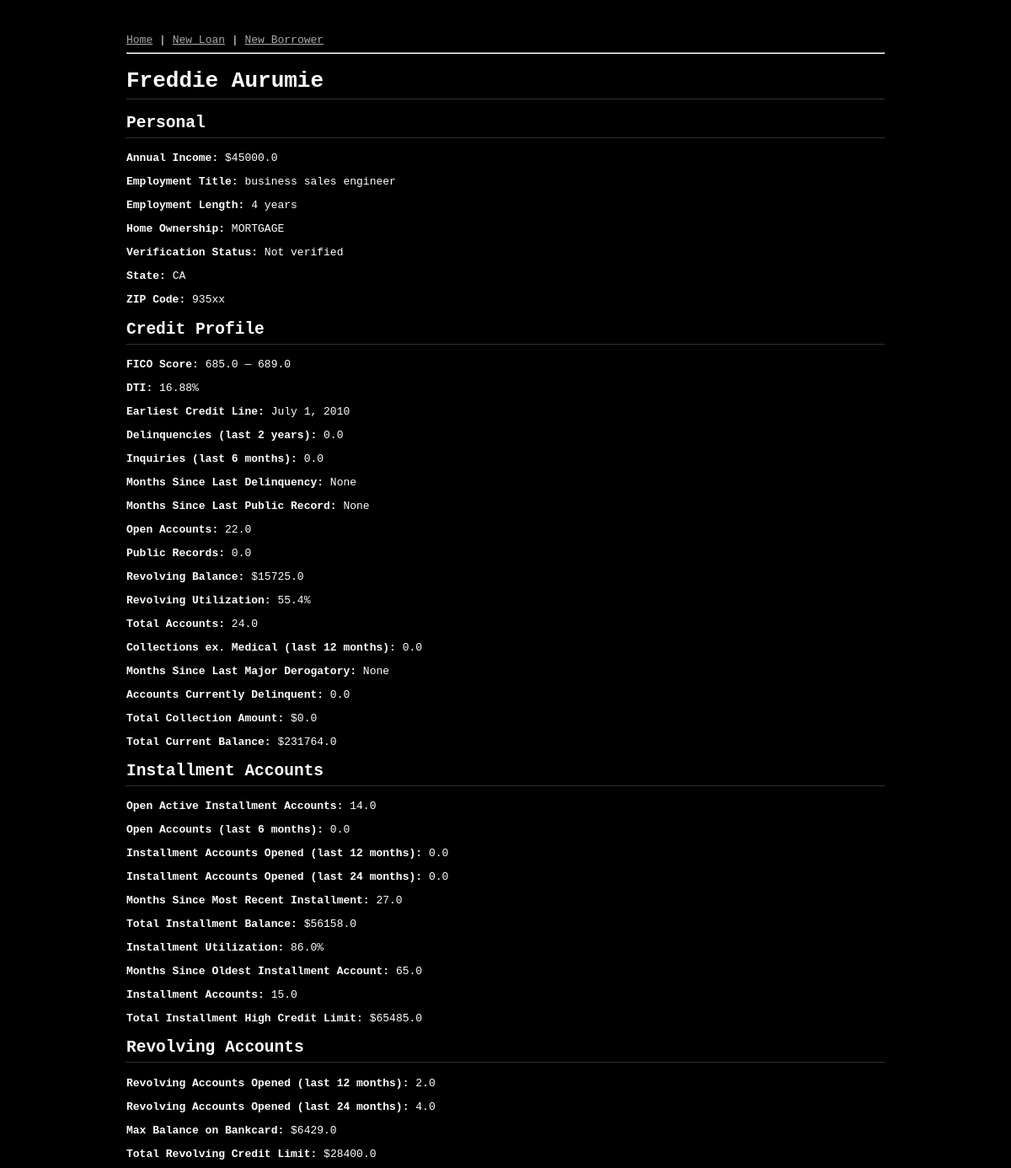
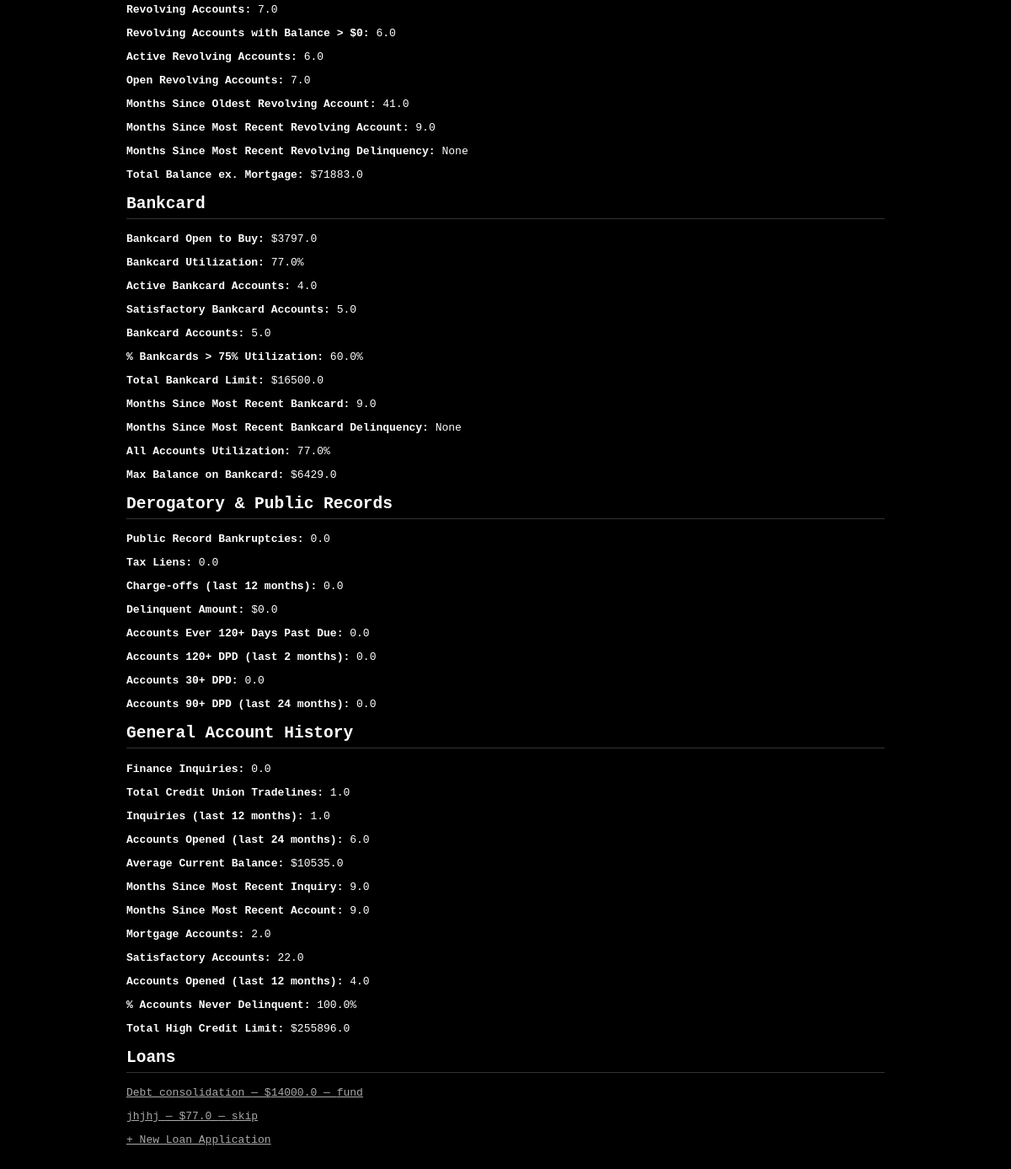
Screenshot of /borrowers/5/ with the database file from the repository (2 pictures, top to bottom).
### app/models.py (models this page shows, shortened)
class Borrower(models.Model):
    name = models.CharField(max_length=100, verbose_name='Full Name')
    annual_inc = models.FloatField(verbose_name='Annual Income ($)')
    emp_title = models.CharField(max_length=100, null=True, blank=True, verbose_name='Employment Title')
    emp_length = models.IntegerField(null=True, blank=True, verbose_name='Employment Length (years)')
    home_ownership = models.CharField(max_length=10, choices=[(x, x.title()) for x in HOME_OWNERSHIP_TYPES], verbose_name='Home Ownership')
    verification_status = models.CharField(max_length=20, choices=[("Not Verified", "Not verified"), ("Verified", "Verified"), ("Source Verified", "Source verified")], verbose_name='Verification Status')
    zip_code = models.CharField(max_length=5, null=True, blank=True, verbose_name='ZIP Code')
    addr_state = models.CharField(max_length=2, null=True, blank=True, choices=[(x, x) for x in sorted(STATES)], verbose_name='State')
    dti = models.FloatField(verbose_name='Debt-to-Income Ratio (%)')
    delinq_2yrs = models.FloatField(null=True, blank=True, verbose_name='Delinquencies (last 2 years)')
    earliest_cr_line = models.DateField(null=True, blank=True, verbose_name='Earliest Credit Line')
    fico_range_low = models.FloatField(null=True, blank=True, verbose_name='FICO Score (low)')
    fico_range_high = models.FloatField(null=True, blank=True, verbose_name='FICO Score (high)')
    inq_last_6mths = models.FloatField(null=True, blank=True, verbose_name='Credit Inquiries (last 6 months)')
    mths_since_last_delinq = models.FloatField(null=True, blank=True, verbose_name='Months Since Last Delinquency')
    mths_since_last_record = models.FloatField(null=True, blank=True, verbose_name='Months Since Last Public Record')
    open_acc = models.FloatField(null=True, blank=True, verbose_name='Open Credit Accounts')
    pub_rec = models.FloatField(null=True, blank=True, verbose_name='Public Records')
    revol_bal = models.FloatField(null=True, blank=True, verbose_name='Revolving Balance ($)')
    revol_util = models.FloatField(null=True, blank=True, verbose_name='Revolving Utilization (%)')
    total_acc = models.FloatField(null=True, blank=True, verbose_name='Total Credit Accounts')
    collections_12_mths_ex_med = models.FloatField(null=True, blank=True, verbose_name='Collections ex. Medical (last 12 months)')
    mths_since_last_major_derog = models.FloatField(null=True, blank=True, verbose_name='Months Since Last Major Derogatory')
    acc_now_delinq = models.FloatField(null=True, blank=True, verbose_name='Accounts Currently Delinquent')
    tot_coll_amt = models.FloatField(null=True, blank=True, verbose_name='Total Collection Amount ($)')
    tot_cur_bal = models.FloatField(null=True, blank=True, verbose_name='Total Current Balance ($)')
    open_acc_6m = models.FloatField(null=True, blank=True, verbose_name='Open Accounts (last 6 months)')
    open_act_il = models.FloatField(null=True, blank=True, verbose_name='Open Active Installment Accounts')
    open_il_12m = models.FloatField(null=True, blank=True, verbose_name='Installment Accounts Opened (last 12 months)')
    open_il_24m = models.FloatField(null=True, blank=True, verbose_name='Installment Accounts Opened (last 24 months)')
    mths_since_rcnt_il = models.FloatField(null=True, blank=True, verbose_name='Months Since Most Recent Installment')
    total_bal_il = models.FloatField(null=True, blank=True, verbose_name='Total Installment Balance ($)')
    il_util = models.FloatField(null=True, blank=True, verbose_name='Installment Utilization (%)')
    open_rv_12m = models.FloatField(null=True, blank=True, verbose_name='Revolving Accounts Opened (last 12 months)')
    open_rv_24m = models.FloatField(null=True, blank=True, verbose_name='Revolving Accounts Opened (last 24 months)')
    max_bal_bc = models.FloatField(null=True, blank=True, verbose_name='Max Balance on Bankcard ($)')
    all_util = models.FloatField(null=True, blank=True, verbose_name='All Accounts Utilization (%)')
    total_rev_hi_lim = models.FloatField(null=True, blank=True, verbose_name='Total Revolving Credit Limit ($)')
    inq_fi = models.FloatField(null=True, blank=True, verbose_name='Finance Inquiries')
    total_cu_tl = models.FloatField(null=True, blank=True, verbose_name='Total Credit Union Tradelines')
    inq_last_12m = models.FloatField(null=True, blank=True, verbose_name='Credit Inquiries (last 12 months)')
    acc_open_past_24mths = models.FloatField(null=True, blank=True, verbose_name='Accounts Opened (last 24 months)')
    avg_cur_bal = models.FloatField(null=True, blank=True, verbose_name='Average Current Balance ($)')
    bc_open_to_buy = models.FloatField(null=True, blank=True, verbose_name='Bankcard Open to Buy ($)')
    bc_util = models.FloatField(null=True, blank=True, verbose_name='Bankcard Utilization (%)')
    chargeoff_within_12_mths = models.FloatField(null=True, blank=True, verbose_name='Charge-offs (last 12 months)')
    delinq_amnt = models.FloatField(null=True, blank=True, verbose_name='Delinquent Amount ($)')
    mo_sin_old_il_acct = models.FloatField(null=True, blank=True, verbose_name='Months Since Oldest Installment Account')
    mo_sin_old_rev_tl_op = models.FloatField(null=True, blank=True, verbose_name='Months Since Oldest Revolving Account')
    mo_sin_rcnt_rev_tl_op = models.FloatField(null=True, blank=True, verbose_name='Months Since Most Recent Revolving Account')
    mo_sin_rcnt_tl = models.FloatField(null=True, blank=True, verbose_name='Months Since Most Recent Account')
    mort_acc = models.FloatField(null=True, blank=True, verbose_name='Mortgage Accounts')
    mths_since_recent_bc = models.FloatField(null=True, blank=True, verbose_name='Months Since Most Recent Bankcard')
    mths_since_recent_bc_dlq = models.FloatField(null=True, blank=True, verbose_name='Months Since Most Recent Bankcard Delinquency')
    mths_since_recent_inq = models.FloatField(null=True, blank=True, verbose_name='Months Since Most Recent Inquiry')
    mths_since_recent_revol_delinq = models.FloatField(null=True, blank=True, verbose_name='Months Since Most Recent Revolving Delinquency')
    num_accts_ever_120_pd = models.FloatField(null=True, blank=True, verbose_name='Accounts Ever 120+ Days Past Due')
    num_actv_bc_tl = models.FloatField(null=True, blank=True, verbose_name='Active Bankcard Accounts')
    num_actv_rev_tl = models.FloatField(null=True, blank=True, verbose_name='Active Revolving Accounts')
    num_bc_sats = models.FloatField(null=True, blank=True, verbose_name='Satisfactory Bankcard Accounts')
    num_bc_tl = models.FloatField(null=True, blank=True, verbose_name='Bankcard Accounts')
    num_il_tl = models.FloatField(null=True, blank=True, verbose_name='Installment Accounts')
    num_op_rev_tl = models.FloatField(null=True, blank=True, verbose_name='Open Revolving Accounts')
    num_rev_accts = models.FloatField(null=True, blank=True, verbose_name='Revolving Accounts')
    num_rev_tl_bal_gt_0 = models.FloatField(null=True, blank=True, verbose_name='Revolving Accounts with Balance > $0')
    num_sats = models.FloatField(null=True, blank=True, verbose_name='Satisfactory Accounts')
    num_tl_120dpd_2m = models.FloatField(null=True, blank=True, verbose_name='Accounts 120+ DPD (last 2 months)')
    num_tl_30dpd = models.FloatField(null=True, blank=True, verbose_name='Accounts 30+ DPD')
    num_tl_90g_dpd_24m = models.FloatField(null=True, blank=True, verbose_name='Accounts 90+ DPD (last 24 months)')
    num_tl_op_past_12m = models.FloatField(null=True, blank=True, verbose_name='Accounts Opened (last 12 months)')
    pct_tl_nvr_dlq = models.FloatField(null=True, blank=True, verbose_name='% Accounts Never Delinquent')
    percent_bc_gt_75 = models.FloatField(null=True, blank=True, verbose_name='% Bankcards > 75% Utilization')
    pub_rec_bankruptcies = models.FloatField(null=True, blank=True, verbose_name='Public Record Bankruptcies')
    tax_liens = models.FloatField(null=True, blank=True, verbose_name='Tax Liens')
    tot_hi_cred_lim = models.FloatField(null=True, blank=True, verbose_name='Total High Credit Limit ($)')
    total_bal_ex_mort = models.FloatField(null=True, blank=True, verbose_name='Total Balance ex. Mortgage ($)')
    total_bc_limit = models.FloatField(null=True, blank=True, verbose_name='Total Bankcard Limit ($)')
    total_il_high_credit_limit = models.FloatField(null=True, blank=True, verbose_name='Total Installment High Credit Limit ($)')

class LoanApplication(models.Model):
    title = models.CharField(max_length=50, verbose_name='Loan Title')
    borrower = models.ForeignKey(Borrower, on_delete=models.CASCADE, related_name='loans', verbose_name='Primary Borrower')
    sec_borrower = models.ForeignKey(Borrower, null=True, blank=True, on_delete=models.CASCADE, related_name='sec_loans', verbose_name='Secondary Borrower')
    loan_amnt = models.FloatField(verbose_name='Loan Amount ($)')
    term = models.IntegerField(verbose_name='Term (months)')
    purpose = models.CharField(max_length=50, choices=[(x, x.replace("_", " ").capitalize()) for x in PURPOSE_CHOICES], verbose_name='Purpose')
    int_rate = models.FloatField(verbose_name='Interest rate (%)')
    issue_d = models.DateField(verbose_name='Issue Date')
    decision = models.CharField(max_length=10, null=True, blank=True, verbose_name='Decision')
    confidence = models.FloatField(null=True, blank=True, verbose_name='Degree of confidence in the decision (%)')
    created_at = models.DateTimeField(auto_now_add=True, verbose_name='Created At')

### app/views.py (the view)
# urls.py: path('borrowers/<int:pk>/', BorrowerDetailView.as_view(), name='borrower-detail'),
class BorrowerDetailView(DetailView):
    model = Borrower
    template_name = 'app/borrower_detail.html'
    context_object_name = 'borrower'

### app/templates/app/borrower_detail.html (shortened to what this page needs)
{% extends 'app/base.html' %}
{% block content %}
<h1>{{ borrower.name }}</h1>
<h2>Personal</h2>
<p><strong>Annual Income:</strong> ${{ borrower.annual_inc }}</p>
<p><strong>Employment Title:</strong> {{ borrower.emp_title }}</p>
<p><strong>Employment Length:</strong> {{ borrower.emp_length }} years</p>
<p><strong>Home Ownership:</strong> {{ borrower.get_home_ownership_display }}</p>
<p><strong>Verification Status:</strong> {{ borrower.get_verification_status_display }}</p>
<p><strong>State:</strong> {{ borrower.addr_state }}</p>
<p><strong>ZIP Code:</strong> {{ borrower.zip_code }}</p>
<h2>Credit Profile</h2>
<p><strong>FICO Score:</strong> {{ borrower.fico_range_low }} — {{ borrower.fico_range_high }}</p>
<p><strong>DTI:</strong> {{ borrower.dti }}%</p>
<p><strong>Earliest Credit Line:</strong> {{ borrower.earliest_cr_line }}</p>
<p><strong>Delinquencies (last 2 years):</strong> {{ borrower.delinq_2yrs }}</p>
<p><strong>Inquiries (last 6 months):</strong> {{ borrower.inq_last_6mths }}</p>
<p><strong>Months Since Last Delinquency:</strong> {{ borrower.mths_since_last_delinq }}</p>
<p><strong>Months Since Last Public Record:</strong> {{ borrower.mths_since_last_record }}</p>
<p><strong>Open Accounts:</strong> {{ borrower.open_acc }}</p>
<p><strong>Public Records:</strong> {{ borrower.pub_rec }}</p>
<p><strong>Revolving Balance:</strong> ${{ borrower.revol_bal }}</p>
<p><strong>Revolving Utilization:</strong> {{ borrower.revol_util }}%</p>
<p><strong>Total Accounts:</strong> {{ borrower.total_acc }}</p>
<p><strong>Collections ex. Medical (last 12 months):</strong> {{ borrower.collections_12_mths_ex_med }}</p>
<p><strong>Months Since Last Major Derogatory:</strong> {{ borrower.mths_since_last_major_derog }}</p>
<p><strong>Accounts Currently Delinquent:</strong> {{ borrower.acc_now_delinq }}</p>
<p><strong>Total Collection Amount:</strong> ${{ borrower.tot_coll_amt }}</p>
<p><strong>Total Current Balance:</strong> ${{ borrower.tot_cur_bal }}</p>
<h2>Installment Accounts</h2>
<p><strong>Open Active Installment Accounts:</strong> {{ borrower.open_act_il }}</p>
<p><strong>Open Accounts (last 6 months):</strong> {{ borrower.open_acc_6m }}</p>
<p><strong>Installment Accounts Opened (last 12 months):</strong> {{ borrower.open_il_12m }}</p>
<p><strong>Installment Accounts Opened (last 24 months):</strong> {{ borrower.open_il_24m }}</p>
<p><strong>Months Since Most Recent Installment:</strong> {{ borrower.mths_since_rcnt_il }}</p>
<p><strong>Total Installment Balance:</strong> ${{ borrower.total_bal_il }}</p>
<p><strong>Installment Utilization:</strong> {{ borrower.il_util }}%</p>
<p><strong>Months Since Oldest Installment Account:</strong> {{ borrower.mo_sin_old_il_acct }}</p>
<p><strong>Installment Accounts:</strong> {{ borrower.num_il_tl }}</p>
<p><strong>Total Installment High Credit Limit:</strong> ${{ borrower.total_il_high_credit_limit }}</p>
<h2>Revolving Accounts</h2>
<p><strong>Revolving Accounts Opened (last 12 months):</strong> {{ borrower.open_rv_12m }}</p>
<p><strong>Revolving Accounts Opened (last 24 months):</strong> {{ borrower.open_rv_24m }}</p>
<p><strong>Max Balance on Bankcard:</strong> ${{ borrower.max_bal_bc }}</p>
<p><strong>Total Revolving Credit Limit:</strong> ${{ borrower.total_rev_hi_lim }}</p>
<p><strong>Revolving Accounts:</strong> {{ borrower.num_rev_accts }}</p>
<p><strong>Revolving Accounts with Balance > $0:</strong> {{ borrower.num_rev_tl_bal_gt_0 }}</p>
<p><strong>Active Revolving Accounts:</strong> {{ borrower.num_actv_rev_tl }}</p>
<p><strong>Open Revolving Accounts:</strong> {{ borrower.num_op_rev_tl }}</p>
<p><strong>Months Since Oldest Revolving Account:</strong> {{ borrower.mo_sin_old_rev_tl_op }}</p>
<p><strong>Months Since Most Recent Revolving Account:</strong> {{ borrower.mo_sin_rcnt_rev_tl_op }}</p>
<p><strong>Months Since Most Recent Revolving Delinquency:</strong> {{ borrower.mths_since_recent_revol_delinq }}</p>
<p><strong>Total Balance ex. Mortgage:</strong> ${{ borrower.total_bal_ex_mort }}</p>
<h2>Bankcard</h2>
<p><strong>Bankcard Open to Buy:</strong> ${{ borrower.bc_open_to_buy }}</p>
<p><strong>Bankcard Utilization:</strong> {{ borrower.bc_util }}%</p>
<p><strong>Active Bankcard Accounts:</strong> {{ borrower.num_actv_bc_tl }}</p>
<p><strong>Satisfactory Bankcard Accounts:</strong> {{ borrower.num_bc_sats }}</p>
<p><strong>Bankcard Accounts:</strong> {{ borrower.num_bc_tl }}</p>
<p><strong>% Bankcards > 75% Utilization:</strong> {{ borrower.percent_bc_gt_75 }}%</p>
<p><strong>Total Bankcard Limit:</strong> ${{ borrower.total_bc_limit }}</p>
<p><strong>Months Since Most Recent Bankcard:</strong> {{ borrower.mths_since_recent_bc }}</p>
<p><strong>Months Since Most Recent Bankcard Delinquency:</strong> {{ borrower.mths_since_recent_bc_dlq }}</p>
<p><strong>All Accounts Utilization:</strong> {{ borrower.all_util }}%</p>
<p><strong>Max Balance on Bankcard:</strong> ${{ borrower.max_bal_bc }}</p>
<h2>Derogatory & Public Records</h2>
<p><strong>Public Record Bankruptcies:</strong> {{ borrower.pub_rec_bankruptcies }}</p>
<p><strong>Tax Liens:</strong> {{ borrower.tax_liens }}</p>
<p><strong>Charge-offs (last 12 months):</strong> {{ borrower.chargeoff_within_12_mths }}</p>
<p><strong>Delinquent Amount:</strong> ${{ borrower.delinq_amnt }}</p>
<p><strong>Accounts Ever 120+ Days Past Due:</strong> {{ borrower.num_accts_ever_120_pd }}</p>
<p><strong>Accounts 120+ DPD (last 2 months):</strong> {{ borrower.num_tl_120dpd_2m }}</p>
<p><strong>Accounts 30+ DPD:</strong> {{ borrower.num_tl_30dpd }}</p>
<p><strong>Accounts 90+ DPD (last 24 months):</strong> {{ borrower.num_tl_90g_dpd_24m }}</p>
<h2>General Account History</h2>
<p><strong>Finance Inquiries:</strong> {{ borrower.inq_fi }}</p>
<p><strong>Total Credit Union Tradelines:</strong> {{ borrower.total_cu_tl }}</p>
<p><strong>Inquiries (last 12 months):</strong> {{ borrower.inq_last_12m }}</p>
<p><strong>Accounts Opened (last 24 months):</strong> {{ borrower.acc_open_past_24mths }}</p>
<p><strong>Average Current Balance:</strong> ${{ borrower.avg_cur_bal }}</p>
<p><strong>Months Since Most Recent Inquiry:</strong> {{ borrower.mths_since_recent_inq }}</p>
<p><strong>Months Since Most Recent Account:</strong> {{ borrower.mo_sin_rcnt_tl }}</p>
<p><strong>Mortgage Accounts:</strong> {{ borrower.mort_acc }}</p>
<p><strong>Satisfactory Accounts:</strong> {{ borrower.num_sats }}</p>
<p><strong>Accounts Opened (last 12 months):</strong> {{ borrower.num_tl_op_past_12m }}</p>
<p><strong>% Accounts Never Delinquent:</strong> {{ borrower.pct_tl_nvr_dlq }}%</p>
<p><strong>Total High Credit Limit:</strong> ${{ borrower.tot_hi_cred_lim }}</p>
<h2>Loans</h2>
{% for loan in borrower.loans.all %}
    <p><a href="{% url 'loan-detail' loan.pk %}">{{ loan.title }} — ${{ loan.loan_amnt }} — {{ loan.decision }}</a></p>
{% empty %}
    <p>No loans yet.</p>
{% endfor %}
<a href="{% url 'loan-create' %}?borrower={{ borrower.pk }}">+ New Loan Application</a>
{% endblock %}

### rows the page displays
Borrower: name "Freddie Aurumie", annual_inc "45000.0", emp_title "business sales engineer", emp_length "4", home_ownership "MORTGAGE", verification_status "Not verified", addr_state "CA", zip_code "935xx", fico_range_low "685.0", fico_range_high "689.0", dti "16.88", earliest_cr_line "July 1, 2010", delinq_2yrs "0.0", inq_last_6mths "0.0", mths_since_last_delinq "None", mths_since_last_record "None", open_acc "22.0", pub_rec "0.0", revol_bal "15725.0", revol_util "55.4", total_acc "24.0", collections_12_mths_ex_med "0.0", mths_since_last_major_derog "None", acc_now_delinq "0.0", tot_coll_amt "0.0", tot_cur_bal "231764.0", open_act_il "14.0", open_acc_6m "0.0", open_il_12m "0.0", open_il_24m "0.0", mths_since_rcnt_il "27.0", total_bal_il "56158.0", il_util "86.0", mo_sin_old_il_acct "65.0", num_il_tl "15.0", total_il_high_credit_limit "65485.0", open_rv_12m "2.0", open_rv_24m "4.0", max_bal_bc "6429.0", total_rev_hi_lim "28400.0", num_rev_accts "7.0", num_rev_tl_bal_gt_0 "6.0", num_actv_rev_tl "6.0", num_op_rev_tl "7.0", mo_sin_old_rev_tl_op "41.0", mo_sin_rcnt_rev_tl_op "9.0", mths_since_recent_revol_delinq "None", total_bal_ex_mort "71883.0", bc_open_to_buy "3797.0", bc_util "77.0", num_actv_bc_tl "4.0", num_bc_sats "5.0", num_bc_tl "5.0", percent_bc_gt_75 "60.0", total_bc_limit "16500.0", mths_since_recent_bc "9.0", mths_since_recent_bc_dlq "None", all_util "77.0", pub_rec_bankruptcies "0.0", tax_liens "0.0", chargeoff_within_12_mths "0.0", delinq_amnt "0.0", num_accts_ever_120_pd "0.0", num_tl_120dpd_2m "0.0", num_tl_30dpd "0.0", num_tl_90g_dpd_24m "0.0", inq_fi "0.0", total_cu_tl "1.0", inq_last_12m "1.0", acc_open_past_24mths "6.0", avg_cur_bal "10535.0", mths_since_recent_inq "9.0", mo_sin_rcnt_tl "9.0", mort_acc "2.0", num_sats "22.0", num_tl_op_past_12m "4.0", pct_tl_nvr_dlq "100.0", tot_hi_cred_lim "255896.0"
LoanApplication: title "Debt consolidation", loan_amnt "14000.0", decision "fund"
LoanApplication: title "jhjhj", loan_amnt "77.0", decision "skip"
